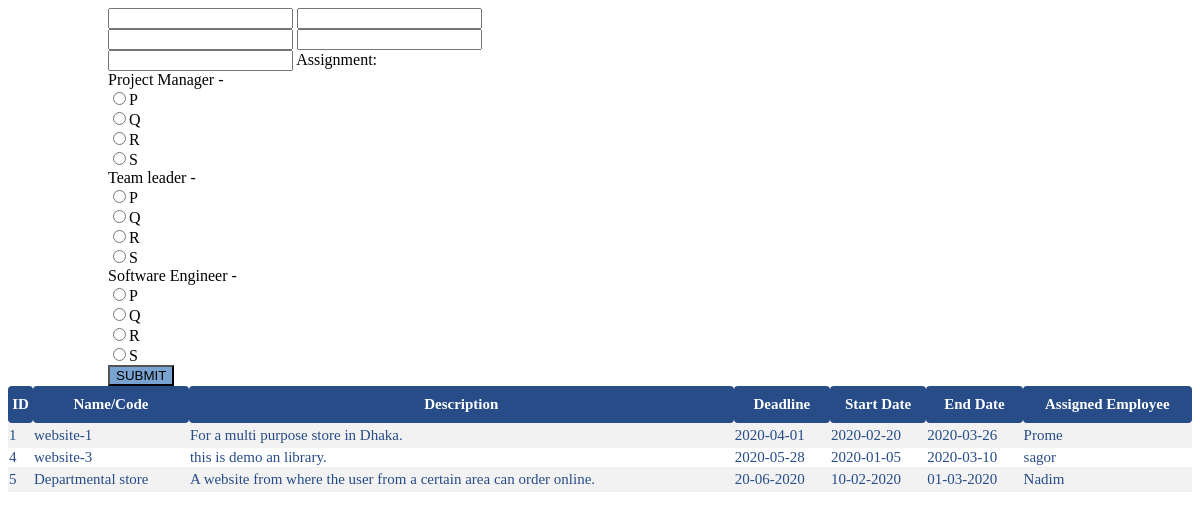
Screenshot of /assignment.php with the database file from the repository.
### tables this page shows
CREATE TABLE `project` (
  `id` int(10) NOT NULL,
  `name` varchar(200) NOT NULL,
  `description` varchar(300) NOT NULL,
  `deadline` varchar(100) NOT NULL,
  `start_date` varchar(100) NOT NULL,
  `end_date` varchar(100) NOT NULL,
  `assigned_emp` varchar(100) NOT NULL,
  `status` varchar(50) NOT NULL
);

### assignment.php (the view, shortened to what this page needs)
<!DOCTYPE html>
<html>
<head>
</head>
<body>
	<div class="container">
		<form action="asignment.php" method="POST">
			<input type="text" class="txt" name="name" class="txt">
			<input type="text" class="txt" name="description"><br>
			<input type="email" class="txt" name="deadline" >
			<input type="text" class="txt" name="start_date"><br>
			<input type="password" class="txt" name="end_date">
			<label>Assignment: </label><br>
			Project Manager -<br>
			<input type="radio" name="assignment" value="P">P<br>
			<input type="radio" name="assignment" value="Q">Q<br>
			<input type="radio" name="assignment" value="R">R<br>
			<input type="radio" name="assignment" value="S">S<br>
			Team leader -	<br>
			<input type="radio" name="assignment" value="P">P<br>
			<input type="radio" name="assignment" value="P">Q<br>
			<input type="radio" name="assignment" value="P">R<br>
			<input type="radio" name="assignment" value="P">S<br>
			Software Engineer - <br>
			<input type="radio" name="assignment" value="P">P<br>
			<input type="radio" name="assignment" value="P">Q<br>
			<input type="radio" name="assignment" value="P">R<br>
			<input type="radio" name="assignment" value="P">S<br>
			<input type="submit" name="register" value="SUBMIT" style=" background-color: #79a4d2; color: black">
			<br>
		</form>
	</div>
	<table>
		<tr>
			<th>ID</th>
			<th>Name/Code</th>
			<th>Description</th>
			<th>Deadline</th>
			<th>Start Date</th>
			<th>End Date</th>
			<th>Assigned Employee</th>
		</tr>
		<?php
			$conn = mysqli_connect("localhost", "root", "", "finalproj");
			$sql = "SELECT * FROM project";
			$result = $conn -> query($sql);
			if($result -> num_rows > 0)
			{
				while($row = $result -> fetch_assoc())
				{
					echo "<tr><td>". $row["id"] . "</td><td>" . $row["name"] . "</td><td>" . $row["description"] . "</td><td>" . $row["deadline"] . "</td><td>" . $row["start_date"] . "</td><td>" . $row["end_date"] . "</td><td>" . $row["assigned_emp"] . "</td></tr>";
				}
				echo "</table>";
			}
			else
			{
				echo "No project is runnig...";
			}
		?>
</body>
</html>

### assignment.php (style rules this page uses)
table { border-collapse: collapse; width: 100%; color: #274c87; font-family: verdana; font-size: 15px; text-align: left; }
table th { background-color: #274c87; color: white; height: 35px; border-radius: 4px; text-align: center; }
table tr:nth-child(even) { background-color: #f2f2f2; height: 25px; }
.container { margin-left: 100px; }

### rows the page displays
project: id "1", name "website-1", description "For a multi purpose store in Dhaka.", deadline "2020-04-01", start_date "2020-02-20", end_date "2020-03-26", assigned_emp "Prome"
project: id "4", name "website-3", description "this is demo an library.", deadline "2020-05-28", start_date "2020-01-05", end_date "2020-03-10", assigned_emp "sagor"
project: id "5", name "Departmental store", description "A website from where the user from a certain area can order online.", deadline "20-06-2020", start_date "10-02-2020", end_date "01-03-2020", assigned_emp "Nadim"
